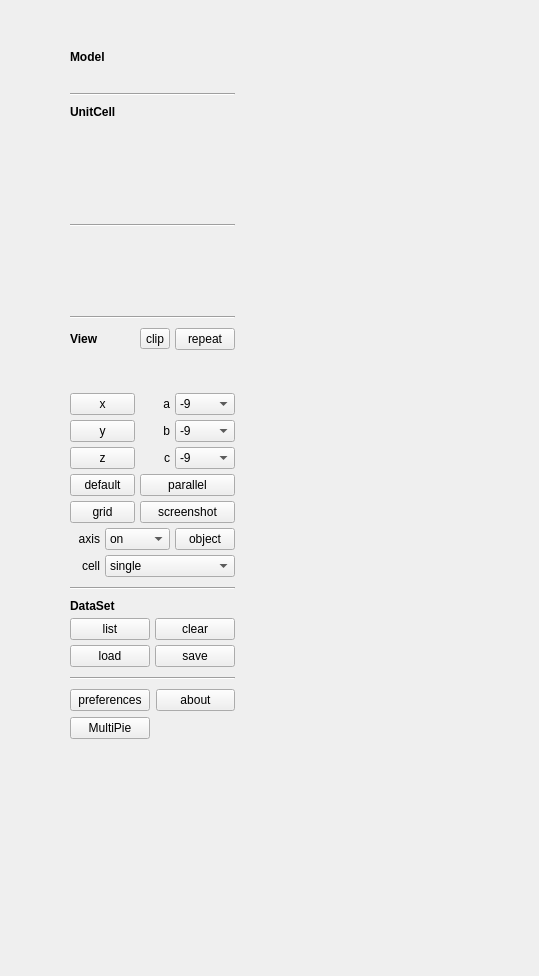
<?xml version="1.0" encoding="UTF-8"?>
<ui version="4.0">
 <class>QtDraw</class>
 <widget class="QWidget" name="QtDraw">
  <property name="geometry">
   <rect>
    <x>0</x>
    <y>0</y>
    <width>539</width>
    <height>976</height>
   </rect>
  </property>
  <property name="windowTitle">
   <string>Form</string>
  </property>
  <widget class="QWidget" name="panel" native="true">
   <property name="geometry">
    <rect>
     <x>60</x>
     <y>50</y>
     <width>180</width>
     <height>694</height>
    </rect>
   </property>
   <property name="maximumSize">
    <size>
     <width>180</width>
     <height>16777215</height>
    </size>
   </property>
   <layout class="QGridLayout" name="panel_grid">
    <property name="leftMargin">
     <number>10</number>
    </property>
    <property name="topMargin">
     <number>0</number>
    </property>
    <property name="rightMargin">
     <number>5</number>
    </property>
    <property name="bottomMargin">
     <number>5</number>
    </property>
    <item row="10" column="0">
     <widget class="Line" name="line5">
      <property name="minimumSize">
       <size>
        <width>0</width>
        <height>10</height>
       </size>
      </property>
      <property name="orientation">
       <enum>Qt::Horizontal</enum>
      </property>
     </widget>
    </item>
    <item row="0" column="0">
     <layout class="QGridLayout" name="layout_model">
      <property name="horizontalSpacing">
       <number>0</number>
      </property>
      <property name="verticalSpacing">
       <number>5</number>
      </property>
      <item row="1" column="0">
       <widget class="QLabel" name="edit_model">
        <property name="text">
         <string/>
        </property>
       </widget>
      </item>
      <item row="0" column="0">
       <widget class="QLabel" name="label_model">
        <property name="sizePolicy">
         <sizepolicy hsizetype="Preferred" vsizetype="Preferred">
          <horstretch>0</horstretch>
          <verstretch>0</verstretch>
         </sizepolicy>
        </property>
        <property name="font">
         <font>
          <weight>75</weight>
          <bold>true</bold>
         </font>
        </property>
        <property name="text">
         <string>Model</string>
        </property>
       </widget>
      </item>
     </layout>
    </item>
    <item row="1" column="0">
     <widget class="Line" name="line1">
      <property name="minimumSize">
       <size>
        <width>0</width>
        <height>10</height>
       </size>
      </property>
      <property name="orientation">
       <enum>Qt::Horizontal</enum>
      </property>
     </widget>
    </item>
    <item row="2" column="0">
     <layout class="QGridLayout" name="layout_cell">
      <property name="horizontalSpacing">
       <number>10</number>
      </property>
      <property name="verticalSpacing">
       <number>5</number>
      </property>
      <item row="0" column="0">
       <widget class="QLabel" name="label_unitcell">
        <property name="sizePolicy">
         <sizepolicy hsizetype="Preferred" vsizetype="Preferred">
          <horstretch>0</horstretch>
          <verstretch>0</verstretch>
         </sizepolicy>
        </property>
        <property name="font">
         <font>
          <weight>75</weight>
          <bold>true</bold>
         </font>
        </property>
        <property name="text">
         <string>UnitCell</string>
        </property>
       </widget>
      </item>
      <item row="3" column="0">
       <widget class="QLabel" name="edit_a">
        <property name="sizePolicy">
         <sizepolicy hsizetype="Preferred" vsizetype="Preferred">
          <horstretch>0</horstretch>
          <verstretch>0</verstretch>
         </sizepolicy>
        </property>
        <property name="text">
         <string/>
        </property>
       </widget>
      </item>
      <item row="3" column="1">
       <widget class="QLabel" name="edit_alpha">
        <property name="sizePolicy">
         <sizepolicy hsizetype="Preferred" vsizetype="Preferred">
          <horstretch>0</horstretch>
          <verstretch>0</verstretch>
         </sizepolicy>
        </property>
        <property name="text">
         <string/>
        </property>
       </widget>
      </item>
      <item row="4" column="0">
       <widget class="QLabel" name="edit_b">
        <property name="sizePolicy">
         <sizepolicy hsizetype="Preferred" vsizetype="Preferred">
          <horstretch>0</horstretch>
          <verstretch>0</verstretch>
         </sizepolicy>
        </property>
        <property name="text">
         <string/>
        </property>
       </widget>
      </item>
      <item row="4" column="1">
       <widget class="QLabel" name="edit_beta">
        <property name="sizePolicy">
         <sizepolicy hsizetype="Preferred" vsizetype="Preferred">
          <horstretch>0</horstretch>
          <verstretch>0</verstretch>
         </sizepolicy>
        </property>
        <property name="text">
         <string/>
        </property>
       </widget>
      </item>
      <item row="5" column="0">
       <widget class="QLabel" name="edit_c">
        <property name="sizePolicy">
         <sizepolicy hsizetype="Preferred" vsizetype="Preferred">
          <horstretch>0</horstretch>
          <verstretch>0</verstretch>
         </sizepolicy>
        </property>
        <property name="text">
         <string/>
        </property>
       </widget>
      </item>
      <item row="5" column="1">
       <widget class="QLabel" name="edit_gamma">
        <property name="sizePolicy">
         <sizepolicy hsizetype="Preferred" vsizetype="Preferred">
          <horstretch>0</horstretch>
          <verstretch>0</verstretch>
         </sizepolicy>
        </property>
        <property name="text">
         <string/>
        </property>
       </widget>
      </item>
      <item row="2" column="0" colspan="2">
       <widget class="QLabel" name="label_volume">
        <property name="sizePolicy">
         <sizepolicy hsizetype="Preferred" vsizetype="Preferred">
          <horstretch>0</horstretch>
          <verstretch>0</verstretch>
         </sizepolicy>
        </property>
        <property name="text">
         <string/>
        </property>
       </widget>
      </item>
      <item row="1" column="0" colspan="2">
       <widget class="QLabel" name="edit_origin">
        <property name="sizePolicy">
         <sizepolicy hsizetype="Preferred" vsizetype="Preferred">
          <horstretch>0</horstretch>
          <verstretch>0</verstretch>
         </sizepolicy>
        </property>
        <property name="text">
         <string/>
        </property>
       </widget>
      </item>
     </layout>
    </item>
    <item row="3" column="0">
     <widget class="Line" name="line2">
      <property name="minimumSize">
       <size>
        <width>0</width>
        <height>10</height>
       </size>
      </property>
      <property name="orientation">
       <enum>Qt::Horizontal</enum>
      </property>
     </widget>
    </item>
    <item row="5" column="0">
     <spacer name="verticalSpacer">
      <property name="orientation">
       <enum>Qt::Vertical</enum>
      </property>
      <property name="sizeType">
       <enum>QSizePolicy::Minimum</enum>
      </property>
      <property name="sizeHint" stdset="0">
       <size>
        <width>185</width>
        <height>37</height>
       </size>
      </property>
     </spacer>
    </item>
    <item row="6" column="0">
     <widget class="Line" name="line3">
      <property name="minimumSize">
       <size>
        <width>0</width>
        <height>10</height>
       </size>
      </property>
      <property name="orientation">
       <enum>Qt::Horizontal</enum>
      </property>
     </widget>
    </item>
    <item row="7" column="0">
     <layout class="QGridLayout" name="layout_view">
      <property name="spacing">
       <number>5</number>
      </property>
      <item row="3" column="2">
       <widget class="QLabel" name="label_a">
        <property name="sizePolicy">
         <sizepolicy hsizetype="Minimum" vsizetype="Preferred">
          <horstretch>0</horstretch>
          <verstretch>0</verstretch>
         </sizepolicy>
        </property>
        <property name="text">
         <string>a</string>
        </property>
        <property name="alignment">
         <set>Qt::AlignRight|Qt::AlignTrailing|Qt::AlignVCenter</set>
        </property>
       </widget>
      </item>
      <item row="5" column="2">
       <widget class="QLabel" name="label_c">
        <property name="sizePolicy">
         <sizepolicy hsizetype="Minimum" vsizetype="Preferred">
          <horstretch>0</horstretch>
          <verstretch>0</verstretch>
         </sizepolicy>
        </property>
        <property name="text">
         <string>c</string>
        </property>
        <property name="alignment">
         <set>Qt::AlignRight|Qt::AlignTrailing|Qt::AlignVCenter</set>
        </property>
       </widget>
      </item>
      <item row="4" column="3" colspan="2">
       <widget class="QComboBox" name="combo_b">
        <property name="sizePolicy">
         <sizepolicy hsizetype="Preferred" vsizetype="Minimum">
          <horstretch>0</horstretch>
          <verstretch>0</verstretch>
         </sizepolicy>
        </property>
        <property name="focusPolicy">
         <enum>Qt::NoFocus</enum>
        </property>
        <property name="currentText">
         <string>-9</string>
        </property>
        <item>
         <property name="text">
          <string>-9</string>
         </property>
        </item>
        <item>
         <property name="text">
          <string>-8</string>
         </property>
        </item>
        <item>
         <property name="text">
          <string>-7</string>
         </property>
        </item>
        <item>
         <property name="text">
          <string>-6</string>
         </property>
        </item>
        <item>
         <property name="text">
          <string>-5</string>
         </property>
        </item>
        <item>
         <property name="text">
          <string>-4</string>
         </property>
        </item>
        <item>
         <property name="text">
          <string>-3</string>
         </property>
        </item>
        <item>
         <property name="text">
          <string>-2</string>
         </property>
        </item>
        <item>
         <property name="text">
          <string>-1</string>
         </property>
        </item>
        <item>
         <property name="text">
          <string>0</string>
         </property>
        </item>
        <item>
         <property name="text">
          <string>1</string>
         </property>
        </item>
        <item>
         <property name="text">
          <string>2</string>
         </property>
        </item>
        <item>
         <property name="text">
          <string>3</string>
         </property>
        </item>
        <item>
         <property name="text">
          <string>4</string>
         </property>
        </item>
        <item>
         <property name="text">
          <string>5</string>
         </property>
        </item>
        <item>
         <property name="text">
          <string>6</string>
         </property>
        </item>
        <item>
         <property name="text">
          <string>7</string>
         </property>
        </item>
        <item>
         <property name="text">
          <string>8</string>
         </property>
        </item>
        <item>
         <property name="text">
          <string>9</string>
         </property>
        </item>
       </widget>
      </item>
      <item row="3" column="3" colspan="2">
       <widget class="QComboBox" name="combo_a">
        <property name="sizePolicy">
         <sizepolicy hsizetype="Preferred" vsizetype="Minimum">
          <horstretch>0</horstretch>
          <verstretch>0</verstretch>
         </sizepolicy>
        </property>
        <property name="focusPolicy">
         <enum>Qt::NoFocus</enum>
        </property>
        <property name="currentText">
         <string>-9</string>
        </property>
        <item>
         <property name="text">
          <string>-9</string>
         </property>
        </item>
        <item>
         <property name="text">
          <string>-8</string>
         </property>
        </item>
        <item>
         <property name="text">
          <string>-7</string>
         </property>
        </item>
        <item>
         <property name="text">
          <string>-6</string>
         </property>
        </item>
        <item>
         <property name="text">
          <string>-5</string>
         </property>
        </item>
        <item>
         <property name="text">
          <string>-4</string>
         </property>
        </item>
        <item>
         <property name="text">
          <string>-3</string>
         </property>
        </item>
        <item>
         <property name="text">
          <string>-2</string>
         </property>
        </item>
        <item>
         <property name="text">
          <string>-1</string>
         </property>
        </item>
        <item>
         <property name="text">
          <string>0</string>
         </property>
        </item>
        <item>
         <property name="text">
          <string>1</string>
         </property>
        </item>
        <item>
         <property name="text">
          <string>2</string>
         </property>
        </item>
        <item>
         <property name="text">
          <string>3</string>
         </property>
        </item>
        <item>
         <property name="text">
          <string>4</string>
         </property>
        </item>
        <item>
         <property name="text">
          <string>5</string>
         </property>
        </item>
        <item>
         <property name="text">
          <string>6</string>
         </property>
        </item>
        <item>
         <property name="text">
          <string>7</string>
         </property>
        </item>
        <item>
         <property name="text">
          <string>8</string>
         </property>
        </item>
        <item>
         <property name="text">
          <string>9</string>
         </property>
        </item>
       </widget>
      </item>
      <item row="8" column="0">
       <widget class="QLabel" name="label_axis">
        <property name="sizePolicy">
         <sizepolicy hsizetype="Preferred" vsizetype="Preferred">
          <horstretch>0</horstretch>
          <verstretch>0</verstretch>
         </sizepolicy>
        </property>
        <property name="text">
         <string>axis</string>
        </property>
        <property name="alignment">
         <set>Qt::AlignRight|Qt::AlignTrailing|Qt::AlignVCenter</set>
        </property>
       </widget>
      </item>
      <item row="4" column="2">
       <widget class="QLabel" name="label_b">
        <property name="sizePolicy">
         <sizepolicy hsizetype="Minimum" vsizetype="Preferred">
          <horstretch>0</horstretch>
          <verstretch>0</verstretch>
         </sizepolicy>
        </property>
        <property name="text">
         <string>b</string>
        </property>
        <property name="alignment">
         <set>Qt::AlignRight|Qt::AlignTrailing|Qt::AlignVCenter</set>
        </property>
       </widget>
      </item>
      <item row="9" column="0">
       <widget class="QLabel" name="label_cell">
        <property name="sizePolicy">
         <sizepolicy hsizetype="Preferred" vsizetype="Preferred">
          <horstretch>0</horstretch>
          <verstretch>0</verstretch>
         </sizepolicy>
        </property>
        <property name="text">
         <string>cell</string>
        </property>
        <property name="alignment">
         <set>Qt::AlignRight|Qt::AlignTrailing|Qt::AlignVCenter</set>
        </property>
       </widget>
      </item>
      <item row="5" column="3" colspan="2">
       <widget class="QComboBox" name="combo_c">
        <property name="sizePolicy">
         <sizepolicy hsizetype="Preferred" vsizetype="Minimum">
          <horstretch>0</horstretch>
          <verstretch>0</verstretch>
         </sizepolicy>
        </property>
        <property name="focusPolicy">
         <enum>Qt::NoFocus</enum>
        </property>
        <property name="currentText">
         <string>-9</string>
        </property>
        <item>
         <property name="text">
          <string>-9</string>
         </property>
        </item>
        <item>
         <property name="text">
          <string>-8</string>
         </property>
        </item>
        <item>
         <property name="text">
          <string>-7</string>
         </property>
        </item>
        <item>
         <property name="text">
          <string>-6</string>
         </property>
        </item>
        <item>
         <property name="text">
          <string>-5</string>
         </property>
        </item>
        <item>
         <property name="text">
          <string>-4</string>
         </property>
        </item>
        <item>
         <property name="text">
          <string>-3</string>
         </property>
        </item>
        <item>
         <property name="text">
          <string>-2</string>
         </property>
        </item>
        <item>
         <property name="text">
          <string>-1</string>
         </property>
        </item>
        <item>
         <property name="text">
          <string>0</string>
         </property>
        </item>
        <item>
         <property name="text">
          <string>1</string>
         </property>
        </item>
        <item>
         <property name="text">
          <string>2</string>
         </property>
        </item>
        <item>
         <property name="text">
          <string>3</string>
         </property>
        </item>
        <item>
         <property name="text">
          <string>4</string>
         </property>
        </item>
        <item>
         <property name="text">
          <string>5</string>
         </property>
        </item>
        <item>
         <property name="text">
          <string>6</string>
         </property>
        </item>
        <item>
         <property name="text">
          <string>7</string>
         </property>
        </item>
        <item>
         <property name="text">
          <string>8</string>
         </property>
        </item>
        <item>
         <property name="text">
          <string>9</string>
         </property>
        </item>
       </widget>
      </item>
      <item row="0" column="3" colspan="2">
       <widget class="QPushButton" name="button_repeat">
        <property name="sizePolicy">
         <sizepolicy hsizetype="Preferred" vsizetype="Fixed">
          <horstretch>0</horstretch>
          <verstretch>0</verstretch>
         </sizepolicy>
        </property>
        <property name="focusPolicy">
         <enum>Qt::NoFocus</enum>
        </property>
        <property name="text">
         <string>repeat</string>
        </property>
        <property name="checkable">
         <bool>true</bool>
        </property>
       </widget>
      </item>
      <item row="2" column="0" colspan="5">
       <widget class="QLabel" name="edit_upper">
        <property name="sizePolicy">
         <sizepolicy hsizetype="Preferred" vsizetype="Preferred">
          <horstretch>0</horstretch>
          <verstretch>0</verstretch>
         </sizepolicy>
        </property>
        <property name="text">
         <string/>
        </property>
       </widget>
      </item>
      <item row="1" column="0" colspan="5">
       <widget class="QLabel" name="edit_lower">
        <property name="sizePolicy">
         <sizepolicy hsizetype="Preferred" vsizetype="Preferred">
          <horstretch>0</horstretch>
          <verstretch>0</verstretch>
         </sizepolicy>
        </property>
        <property name="text">
         <string/>
        </property>
       </widget>
      </item>
      <item row="4" column="0" colspan="2">
       <widget class="QPushButton" name="button_y">
        <property name="sizePolicy">
         <sizepolicy hsizetype="Preferred" vsizetype="Fixed">
          <horstretch>0</horstretch>
          <verstretch>0</verstretch>
         </sizepolicy>
        </property>
        <property name="focusPolicy">
         <enum>Qt::NoFocus</enum>
        </property>
        <property name="text">
         <string>y</string>
        </property>
       </widget>
      </item>
      <item row="5" column="0" colspan="2">
       <widget class="QPushButton" name="button_z">
        <property name="sizePolicy">
         <sizepolicy hsizetype="Preferred" vsizetype="Fixed">
          <horstretch>0</horstretch>
          <verstretch>0</verstretch>
         </sizepolicy>
        </property>
        <property name="focusPolicy">
         <enum>Qt::NoFocus</enum>
        </property>
        <property name="text">
         <string>z</string>
        </property>
       </widget>
      </item>
      <item row="8" column="1" colspan="2">
       <widget class="QComboBox" name="combo_axis">
        <property name="sizePolicy">
         <sizepolicy hsizetype="Preferred" vsizetype="Minimum">
          <horstretch>0</horstretch>
          <verstretch>0</verstretch>
         </sizepolicy>
        </property>
        <property name="focusPolicy">
         <enum>Qt::NoFocus</enum>
        </property>
        <item>
         <property name="text">
          <string>on</string>
         </property>
        </item>
        <item>
         <property name="text">
          <string>only</string>
         </property>
        </item>
        <item>
         <property name="text">
          <string>off</string>
         </property>
        </item>
       </widget>
      </item>
      <item row="3" column="0" colspan="2">
       <widget class="QPushButton" name="button_x">
        <property name="sizePolicy">
         <sizepolicy hsizetype="Preferred" vsizetype="Fixed">
          <horstretch>0</horstretch>
          <verstretch>0</verstretch>
         </sizepolicy>
        </property>
        <property name="focusPolicy">
         <enum>Qt::NoFocus</enum>
        </property>
        <property name="text">
         <string>x</string>
        </property>
       </widget>
      </item>
      <item row="9" column="1" colspan="4">
       <widget class="QComboBox" name="combo_cell">
        <property name="sizePolicy">
         <sizepolicy hsizetype="Preferred" vsizetype="Minimum">
          <horstretch>0</horstretch>
          <verstretch>0</verstretch>
         </sizepolicy>
        </property>
        <property name="focusPolicy">
         <enum>Qt::NoFocus</enum>
        </property>
        <item>
         <property name="text">
          <string>single</string>
         </property>
        </item>
        <item>
         <property name="text">
          <string>all</string>
         </property>
        </item>
        <item>
         <property name="text">
          <string>off</string>
         </property>
        </item>
       </widget>
      </item>
      <item row="6" column="0" colspan="2">
       <widget class="QPushButton" name="button_default">
        <property name="sizePolicy">
         <sizepolicy hsizetype="Minimum" vsizetype="Minimum">
          <horstretch>0</horstretch>
          <verstretch>0</verstretch>
         </sizepolicy>
        </property>
        <property name="focusPolicy">
         <enum>Qt::NoFocus</enum>
        </property>
        <property name="text">
         <string>default</string>
        </property>
       </widget>
      </item>
      <item row="6" column="2" colspan="3">
       <widget class="QPushButton" name="button_parallel">
        <property name="sizePolicy">
         <sizepolicy hsizetype="Preferred" vsizetype="Minimum">
          <horstretch>0</horstretch>
          <verstretch>0</verstretch>
         </sizepolicy>
        </property>
        <property name="focusPolicy">
         <enum>Qt::NoFocus</enum>
        </property>
        <property name="text">
         <string>parallel</string>
        </property>
        <property name="checkable">
         <bool>true</bool>
        </property>
       </widget>
      </item>
      <item row="7" column="0" colspan="2">
       <widget class="QPushButton" name="button_grid">
        <property name="sizePolicy">
         <sizepolicy hsizetype="Minimum" vsizetype="Minimum">
          <horstretch>0</horstretch>
          <verstretch>0</verstretch>
         </sizepolicy>
        </property>
        <property name="focusPolicy">
         <enum>Qt::NoFocus</enum>
        </property>
        <property name="text">
         <string>grid</string>
        </property>
        <property name="checkable">
         <bool>true</bool>
        </property>
       </widget>
      </item>
      <item row="7" column="2" colspan="3">
       <widget class="QPushButton" name="button_screenshot">
        <property name="sizePolicy">
         <sizepolicy hsizetype="Preferred" vsizetype="Minimum">
          <horstretch>0</horstretch>
          <verstretch>0</verstretch>
         </sizepolicy>
        </property>
        <property name="focusPolicy">
         <enum>Qt::NoFocus</enum>
        </property>
        <property name="text">
         <string>screenshot</string>
        </property>
       </widget>
      </item>
      <item row="8" column="3" colspan="2">
       <widget class="QPushButton" name="button_object">
        <property name="focusPolicy">
         <enum>Qt::NoFocus</enum>
        </property>
        <property name="text">
         <string>object</string>
        </property>
        <property name="checkable">
         <bool>true</bool>
        </property>
       </widget>
      </item>
      <item row="0" column="0" colspan="2">
       <widget class="QLabel" name="label_view">
        <property name="sizePolicy">
         <sizepolicy hsizetype="Preferred" vsizetype="Preferred">
          <horstretch>0</horstretch>
          <verstretch>0</verstretch>
         </sizepolicy>
        </property>
        <property name="font">
         <font>
          <weight>75</weight>
          <bold>true</bold>
         </font>
        </property>
        <property name="text">
         <string>View</string>
        </property>
       </widget>
      </item>
      <item row="0" column="2">
       <widget class="QToolButton" name="button_clip">
        <property name="focusPolicy">
         <enum>Qt::NoFocus</enum>
        </property>
        <property name="text">
         <string>clip</string>
        </property>
        <property name="checkable">
         <bool>true</bool>
        </property>
       </widget>
      </item>
     </layout>
    </item>
    <item row="8" column="0">
     <widget class="Line" name="line4">
      <property name="minimumSize">
       <size>
        <width>0</width>
        <height>10</height>
       </size>
      </property>
      <property name="orientation">
       <enum>Qt::Horizontal</enum>
      </property>
     </widget>
    </item>
    <item row="9" column="0">
     <layout class="QGridLayout" name="layout_dataset">
      <property name="spacing">
       <number>5</number>
      </property>
      <item row="1" column="0">
       <widget class="QPushButton" name="button_list">
        <property name="sizePolicy">
         <sizepolicy hsizetype="Preferred" vsizetype="Fixed">
          <horstretch>0</horstretch>
          <verstretch>0</verstretch>
         </sizepolicy>
        </property>
        <property name="focusPolicy">
         <enum>Qt::NoFocus</enum>
        </property>
        <property name="text">
         <string>list</string>
        </property>
       </widget>
      </item>
      <item row="2" column="0">
       <widget class="QPushButton" name="button_load">
        <property name="sizePolicy">
         <sizepolicy hsizetype="Preferred" vsizetype="Fixed">
          <horstretch>0</horstretch>
          <verstretch>0</verstretch>
         </sizepolicy>
        </property>
        <property name="focusPolicy">
         <enum>Qt::NoFocus</enum>
        </property>
        <property name="text">
         <string>load</string>
        </property>
       </widget>
      </item>
      <item row="0" column="0">
       <widget class="QLabel" name="label_dataset">
        <property name="sizePolicy">
         <sizepolicy hsizetype="Preferred" vsizetype="Preferred">
          <horstretch>0</horstretch>
          <verstretch>0</verstretch>
         </sizepolicy>
        </property>
        <property name="font">
         <font>
          <weight>75</weight>
          <bold>true</bold>
         </font>
        </property>
        <property name="text">
         <string>DataSet</string>
        </property>
       </widget>
      </item>
      <item row="1" column="1">
       <widget class="QPushButton" name="button_clear">
        <property name="sizePolicy">
         <sizepolicy hsizetype="Preferred" vsizetype="Fixed">
          <horstretch>0</horstretch>
          <verstretch>0</verstretch>
         </sizepolicy>
        </property>
        <property name="focusPolicy">
         <enum>Qt::NoFocus</enum>
        </property>
        <property name="text">
         <string>clear</string>
        </property>
       </widget>
      </item>
      <item row="2" column="1">
       <widget class="QPushButton" name="button_save">
        <property name="sizePolicy">
         <sizepolicy hsizetype="Preferred" vsizetype="Fixed">
          <horstretch>0</horstretch>
          <verstretch>0</verstretch>
         </sizepolicy>
        </property>
        <property name="focusPolicy">
         <enum>Qt::NoFocus</enum>
        </property>
        <property name="text">
         <string>save</string>
        </property>
       </widget>
      </item>
     </layout>
    </item>
    <item row="4" column="0">
     <widget class="QWidget" name="plus_panel" native="true">
      <property name="sizePolicy">
       <sizepolicy hsizetype="Preferred" vsizetype="Preferred">
        <horstretch>0</horstretch>
        <verstretch>0</verstretch>
       </sizepolicy>
      </property>
     </widget>
    </item>
    <item row="11" column="0">
     <layout class="QGridLayout" name="layout_misc">
      <item row="0" column="1">
       <widget class="QPushButton" name="button_about">
        <property name="focusPolicy">
         <enum>Qt::NoFocus</enum>
        </property>
        <property name="text">
         <string>about</string>
        </property>
       </widget>
      </item>
      <item row="0" column="0">
       <widget class="QPushButton" name="button_preference">
        <property name="focusPolicy">
         <enum>Qt::NoFocus</enum>
        </property>
        <property name="text">
         <string>preferences</string>
        </property>
       </widget>
      </item>
      <item row="1" column="0">
       <widget class="QPushButton" name="button_multipie">
        <property name="focusPolicy">
         <enum>Qt::NoFocus</enum>
        </property>
        <property name="text">
         <string>MultiPie</string>
        </property>
       </widget>
      </item>
     </layout>
    </item>
   </layout>
  </widget>
 </widget>
 <resources/>
 <connections/>
</ui>
